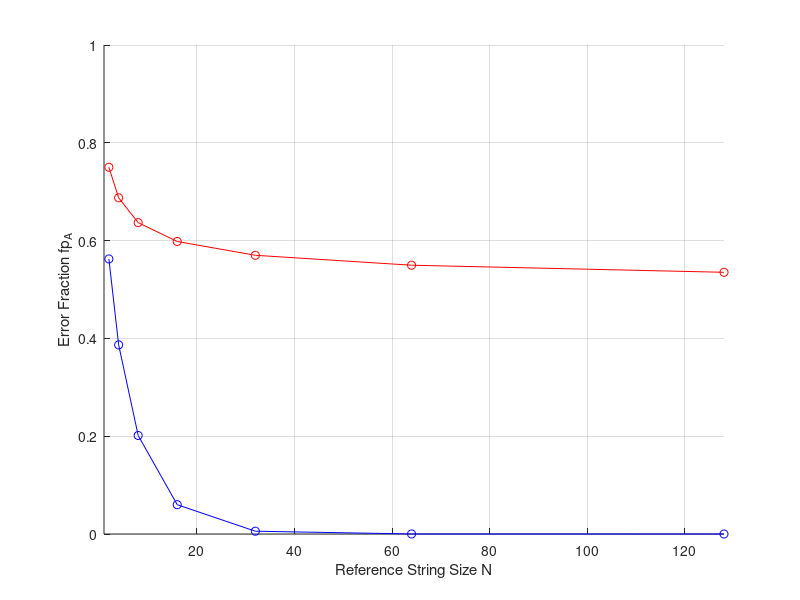

Write MATLAB code to recreate this figure.
%((N!/(A*((N/A)!)))+(A^N-(N!/(A*((N/A)!))))/A)/(A^N)

figure(1)
hold on
% er = zeros(1,15);

% N = 32;
% for A = 2:16
%     s = A^N;
%     f1 = factorial(N);
%     f2 = factorial(ceil(N/A));
%     t1 = f1/(f2^A);
%     er(A-1) = (t1 + (s - t1)/A)/s;
% end
% plot([2:16],er,'g')
% 
% N = 64;
% for A = 2:16
%     s = A^N;
%     f1 = factorial(N);
%     f2 = factorial(ceil(N/A));
%     t1 = f1/(f2^A);
%     er(A-1) = (t1 + (s - t1)/A)/s;
% end
% plot([2:16],er,'b')

% N = 128;
% for A = 2:16
%     s = A^N;
%     f1 = factorial(N);
%     f2 = factorial(ceil(N/A));
%     t1 = f1/(f2^A);
%     er(A-1) = (t1 + (s - t1)/A)/s;
% end
% plot([2:16],er,'-or')

lim = 7;
er2 = zeros(1,lim);
er4 = zeros(1,lim);
for s = 1:lim
    N = 2^s;
    A = 2;
    d = A^N;
    n1 = ((A-1)^(N/2))*factorial(N);
    n2 = 0;
    for i = N/2:N
        n2 = n2 + 1/(factorial(i)*factorial(N-i));
    end
    er2(s) = (n1*n2)/d;
    A = 4;
    d = A^N;
    n1 = ((A-1)^(N/2))*factorial(N);
    n2 = 0;
    for i = N/2:N
        n2 = n2 + 1/(factorial(i)*factorial(N-i));
    end
    er4(s) = (n1*n2)/d;
end

%     f2 = factorial(ceil(N/A));
%     t1 = f1/(f2^A);
%     er(A-1) = (t1 + (s - t1)/A)/s;

plot(2.^[1:lim],er2,'-or')
plot(2.^[1:lim],er4,'-ob')
xlabel('Reference String Size N')
ylabel('Error Fraction fp_A')

xlim([1 2^lim])
ylim([0 1])
% title('Error fraction for different Alphabet size')
grid on
% xlabel('Alphabet Size')
% ylabel('Error Fraction')

